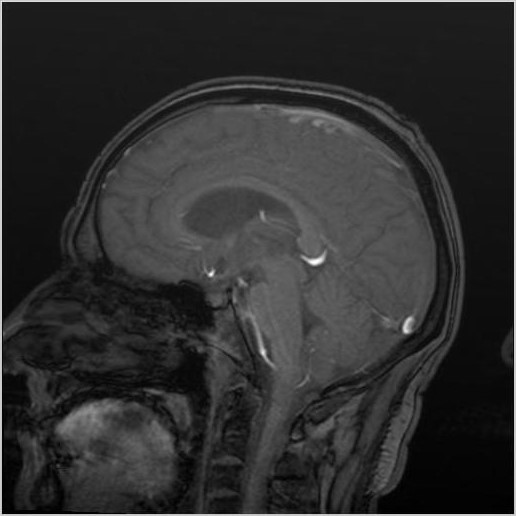
%> input picture HW5_98126079/codes/question 2/fMRI.jpg, 516 x 516 px
$ octave hw5_q2_zallaghi_98126079.m   (GNU Octave 9; MATLAB toolbox functions it lacks are replaced by stand-ins)
%> lines starting %> are read from the running program, lines starting %| are printed output that depends on the picture; in (x1, y1, x2, y2) boxes, pixels count from 0 and x2, y2 are one past the last pixel; in counts of white or black regions, pixels touching at a corner belong together; the program's own positions count from 1
% DIP Course - fall 2020 - HW: 5
% Student: M. J. Zallaghi    -    ID: 98126079

% Question: 2 code
clc;
clear all;
%% reading image and resizing
I =  rgb2gray(imread('fMRI.jpg'));
%> I: size 516x516 uint8; min 0, max 255, mean 46.9
I = imresize(I,[512 512]);
%> I: size 512x512 uint8

%% using from developed function
segments = [512 256 128 64 32 16 8 4 2 1];
Similarity_Threshold = 0.4;
segmented_img = split_and_merge(I, segments, Similarity_Threshold);

%% showing results
figure(1);
subplot(1,2,1);
imshow(I);
title('main Image');
subplot(1,2,2);
imshow(segmented_img,[]);
title(['segmented Image, with segments:', num2str(segments)]);
%% Split and merge algorithm
function blocks =  split_and_merge(I,segment_size, Similarity_Threshold)
%> called with segment_size = [512 256 128 64 32 16 8 4 2 1], Similarity_Threshold = 0.4
S = qtdecomp(I, Similarity_Threshold);
blocks = repmat(uint8(0), size(S));

for dim = segment_size
  numblocks = length(find(S==dim));
  if (numblocks > 0)
    values = repmat(uint8(1), [dim dim numblocks]);
    values(2:dim,2:dim,:) = 0;
    blocks = qtsetblk(blocks,S,dim,values);
  end
end
%> this loop made 10 passes
%> numblocks on passes 1 to 10: 0, 0, 1, 19, 85, 168, 320, 563, 2100, 0
%> pass 3, in split_and_merge, `blocks = qtsetblk(blocks,S,dim,values);`:
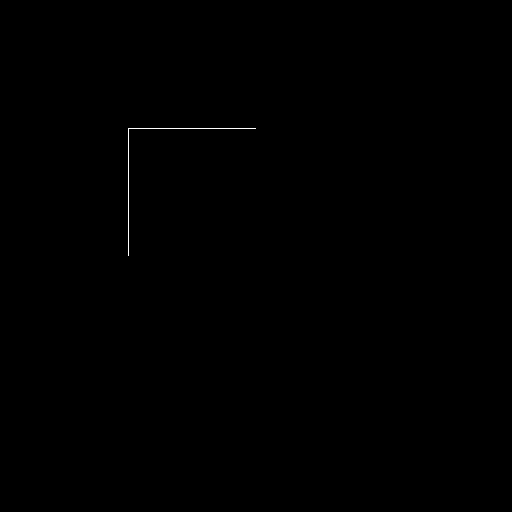
%> blocks: size 512x512 uint8; values 0 (black) and 1 (white), 0.1% white in thin lines or dots, all inside (x1, y1, x2, y2) = (128, 128, 256, 256)
%> after the loop:
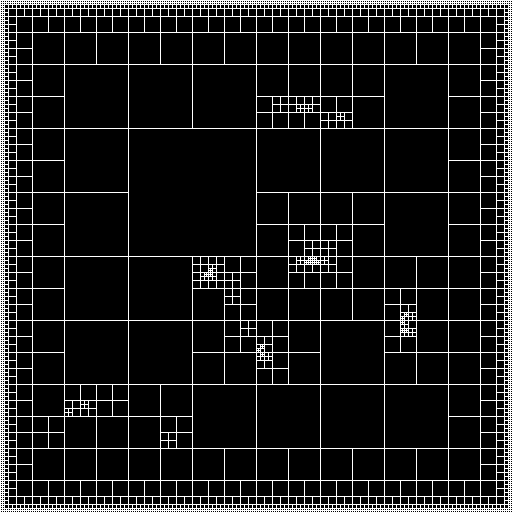
%> blocks: size 512x512 uint8; values 0 (black) and 1 (white), 10.8% white in thin lines or dots
blocks(end, 1:end) = 1;
blocks(1:end, end) = 1;
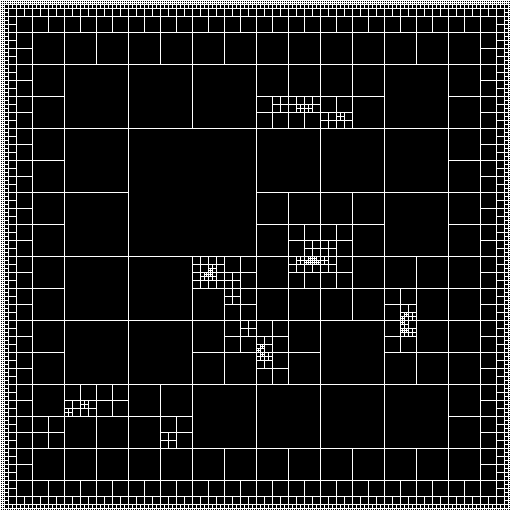
%> blocks: size 512x512 uint8; values 0 (black) and 1 (white), 11% white in thin lines or dots
end
